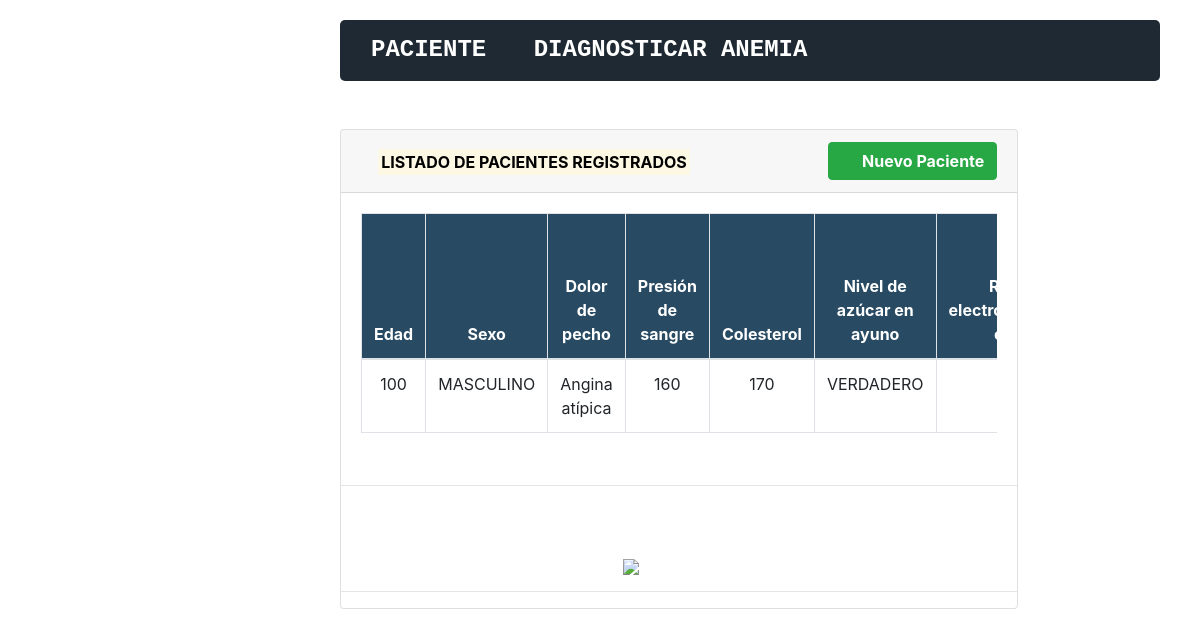
The page / on the database its author committed.
### som/models.py (models this page shows, shortened)
class Patient(models.Model):
    CHOICE_SEX = (
        (0,('MASCULINO')),
        (1, ('FEMENINO'))
    )
    CHOICE_CP = (
        (1, 'Angina típica'),
        (2, 'Angina atípica'),
        (3,'Sin dolor de angina'),
        (4,'asintomático')
    )
    CHOICE_FBS = (
        (0, 'VERDADERO'),
        (1, 'FALSO')
    )
    CHOICE_RESTECG = (
        (0, 'normal'),
        (1, 'anormal'),
        (2, 'probable hipertrofia ventricular')
    )
    CHOICE_SLOPE = (
        (1, 'bajo'),
        (2, 'medio'),
        (3, 'alto')
    )
    CHOICE_THAL = (
        (3, 'normal'),
        (6, 'defecto solucionable'),
        (7, 'defecto reversible')
    )
    CHOICE_EXANG = (
        (0, 'no'),
        (1, 'si')
    )
    CHOICE_CA = (
        (0, 0),
        (1, 1),
        (2, 2),
        (3, 3)
    )
    age = models.PositiveSmallIntegerField("Edad")
    sex = models.IntegerField("Sexo",choices=CHOICE_SEX)
    cp = models.IntegerField("Dolor de pecho",choices=CHOICE_CP)
    trestbps = models.PositiveIntegerField("Presión de sangre")
    chol = models.PositiveIntegerField("Colesterol")
    fbs = models.IntegerField("Nivel de azúcar en ayuno",choices=CHOICE_FBS)
    restecg = models.IntegerField("Res. electrocardiográficos",choices=CHOICE_RESTECG)
    thalach = models.PositiveIntegerField("Nivel maximo de frecuencia cardiaca")
    exang = models.IntegerField("Angila inducida por ejercicio",choices=CHOICE_EXANG)
    oldpeak = models.PositiveIntegerField("Depresión ST inducida")
    slope = models.IntegerField("Pico más alto",choices=CHOICE_SLOPE)
    ca = models.IntegerField("Núm vasos principales",choices=CHOICE_CA)
    thal = models.IntegerField("thal",choices=CHOICE_THAL)
    result = models.IntegerField("Resultado", null=True, blank=True)
    class Meta:
        verbose_name = "Paciente"
        verbose_name_plural = "Pacientes"
        db_table = "pacientes"

### som/views.py (the view)
# urls.py: path('', ListPatient.as_view(), name='list_patient'),
class ListPatient(ListView):
    model = Patient
    template_name = 'som/patient.html'

### som/templates/som/patient.html (shortened to what this page needs)
{% extends 'base.html' %}
{% load static %}
{% block subtitle %}
<strong>Paciente</strong> <i class="fas fa-angle-double-right"></i>
<strong>Diagnosticar anemia</strong>
{% endblock subtitle %}
{% block content %}
<div class="card my-5">
  <div class="card-header">
    <span class="float-md-left text-black text-uppercase mt-2"><i class="fas fa-list"></i> <strong><mark> Listado de
        Pacientes registrados</mark></strong></span>
      <a href="#" onclick="return abrir_modal('{% url 'som:register_patient' %}')" class="btn btn-success float-right">
          <i class="far fa-plus-square mr-1"></i> <strong>Nuevo Paciente</strong></a>
  </div>
  <div class="card-body">
    <div class="row d-flex justify-content-center">
      <div class="col-12">
        <div class="table-responsive">
          <table id="example" class="table table-bordered table-hover text-center">
            <thead class="text-center text-white" style="background: #284b63">
              <tr>
                <th>Edad</th>
                <th>Sexo</th>
                <th>Dolor de pecho</th>
                <th>Presión de sangre</th>
                <th>Colesterol</th>
                <th>Nivel de azúcar en ayuno</th>
                <th>Resultadps electrocardiográficos en reposo</th>
              </tr>
            </thead>
            <tbody>
              {% for paciente in object_list %}
              <tr>
                <td>{{paciente.age}}</td>
                <td>{{paciente.get_sex_display}}</td>
                <td>{{paciente.get_cp_display}}</td>
                <td>{{paciente.trestbps}}</td>
                <td>{{paciente.chol}}</td>
                <td>{{paciente.get_fbs_display}}</td>
                <td>{{paciente.get_restecg_display}}</td>
              </tr>
              {% endfor %}
            </tbody>
          </table>
        </div>
      </div>
    </div>
  </div>
    <hr class="my-3">
    <br>
    <div class="d-flex justify-content-center">
        <div class="row">
            <img src="/static/image/doctor.jpg" width="40%" />
        </div>
    </div>
<hr class="my-3">
</div>
{% endblock content %}

### static/css/stilos.css (style rules this page uses)
body { font-size: 0.9rem; }

### static/css/estilos_body.css (style rules this page uses)
:root { --color-one: #f5f5f5; --color-two: #24292e; --color-three: rgb(5, 94, 129); --form-color: #14111a; --accent-color: #253556; --border-color: #d8d8d8; }

### rows shown on the page
Patient: age "100", sex "MASCULINO", cp "Angina atípica", trestbps "160", chol "170", fbs "VERDADERO"
